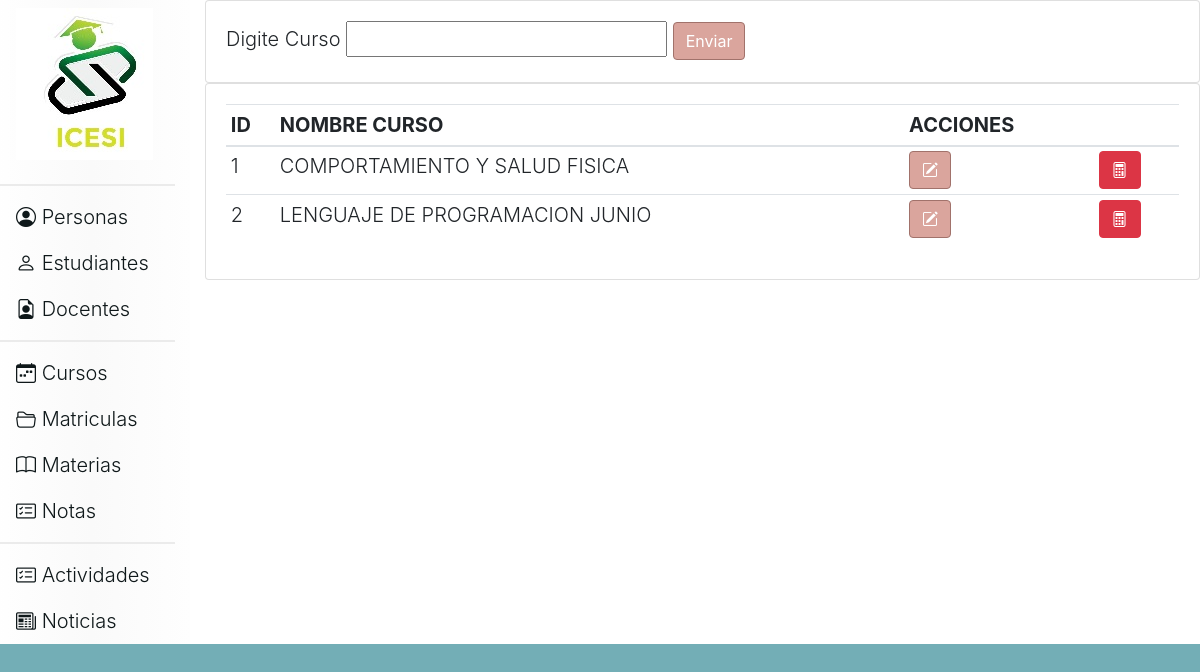
Page /cursos on the earlier database version.
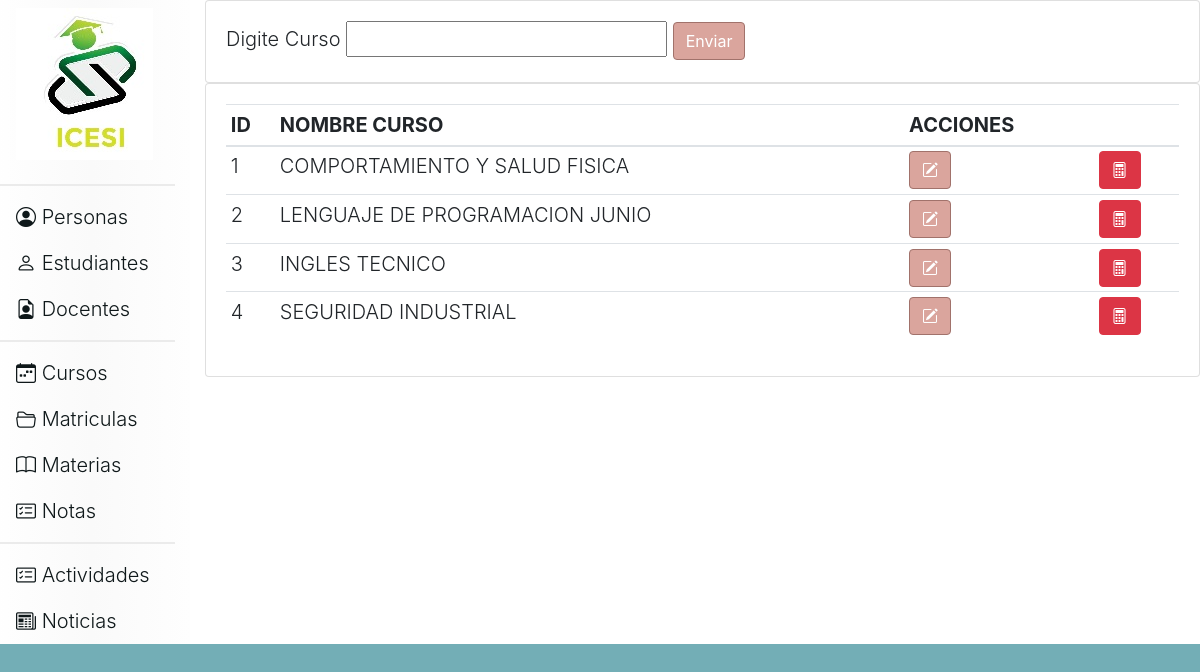
Same page on the later database version.
### tables this page shows
CREATE TABLE `cursos` (
  `id` integer NOT NULL,
  `nombre_curso` char(30) DEFAULT NULL,
  PRIMARY KEY (`id`)
);

### app.py (the view)
@app.route('/cursos',methods=('GET','POST'))
def cursos():
    if request.method == 'POST':
        curso=request.form['txtCurso']
        r=controller.CursosGuardar(curso)
        response=controller.CursosListar()
        return render_template('cursos.html',lista=response)
    else:
        response=controller.CursosListar()
        return render_template('cursos.html',lista=response)

### controller.py (called while the page is built)
def Conectar():
    conexion= sqlite3.connect("ciclo3db.db")
    return conexion

def CursosListar():
    conn= Conectar()
    cursor= conn.execute("SELECT * FROM CURSOS")
    return cursor.fetchall() #item
    conn.close()

### templates/cursos.html (shortened to what this page needs)
{% extends 'head.html' %}
{% block contenido %}
    <div class="card">
        <div class="card-body">
            <form action="/cursos" method="POST" >
                <label for="">Digite Curso</label>
                <input type="text" name="txtCurso" required>
                <button type="submit" class="asignar-deco btn btn-primary">Enviar</button>
            </form>
        </div>
    </div>
    <div class="card">
        <div class="card-body">
            <table class="table table-sm">
                <thead>
                    <tr>
                        <th>ID</th>
                        <th>NOMBRE CURSO</th>
                        <th>ACCIONES</th>
                        <th></th>
                    </tr>
                </thead>
                <tbody>
                    {% for item in lista %}
                    <tr>
                        <td>{% print(item[0])%}</td>
                        <td>{% print(item[1])%}</td>
                        <td>
                            <form action="/cursos_editar" method="POST">
                                <button type="submit" class="btn btn-primary" title="Editar"><i class="bi bi-pencil-square"></i></button>
                            </form>
                        </td>
                        <td>
                            <form action="/cursos_detalle" method="POST">
                                <button type="submit" class="btn btn-danger" title="detalle Curso"><i class="bi bi-calculator"></i></button>
                            </form>
                        </td>
                    </tr>
                    {% endfor %}
                </tbody>
            </table>
        </div>
    </div>
{% endblock %}

Differences in the rows shown:
added cursos: id "3", nombre_curso "INGLES TECNICO"
added cursos: id "4", nombre_curso "SEGURIDAD INDUSTRIAL"
